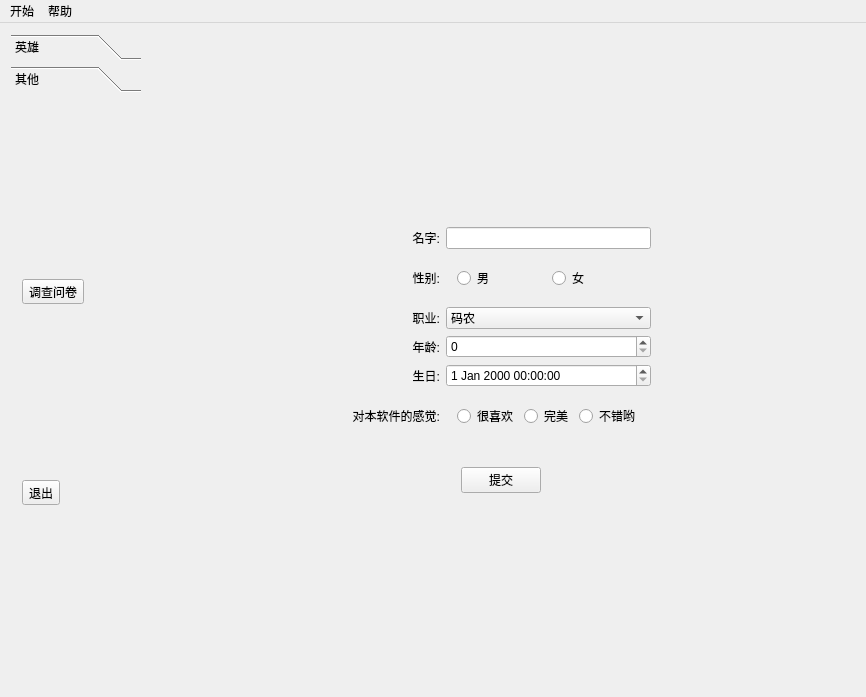
<?xml version="1.0" encoding="UTF-8"?>
<ui version="4.0">
 <class>MainWindow</class>
 <widget class="QMainWindow" name="MainWindow">
  <property name="geometry">
   <rect>
    <x>0</x>
    <y>0</y>
    <width>866</width>
    <height>697</height>
   </rect>
  </property>
  <property name="windowTitle">
   <string>MainWindow</string>
  </property>
  <widget class="QWidget" name="centralWidget">
   <layout class="QHBoxLayout" name="horizontalLayout">
    <item>
     <widget class="QToolBox" name="toolBox">
      <property name="sizePolicy">
       <sizepolicy hsizetype="Fixed" vsizetype="Preferred">
        <horstretch>0</horstretch>
        <verstretch>0</verstretch>
       </sizepolicy>
      </property>
      <property name="minimumSize">
       <size>
        <width>130</width>
        <height>0</height>
       </size>
      </property>
      <property name="currentIndex">
       <number>1</number>
      </property>
      <widget class="QWidget" name="page">
       <property name="geometry">
        <rect>
         <x>0</x>
         <y>0</y>
         <width>130</width>
         <height>577</height>
        </rect>
       </property>
       <attribute name="label">
        <string>英雄</string>
       </attribute>
       <layout class="QVBoxLayout" name="verticalLayout">
        <item>
         <widget class="QToolButton" name="toolButton">
          <property name="text">
           <string>欢迎</string>
          </property>
          <property name="icon">
           <iconset resource="res.qrc">
            <normaloff>:/Image/butterfly.png</normaloff>:/Image/butterfly.png</iconset>
          </property>
          <property name="iconSize">
           <size>
            <width>80</width>
            <height>80</height>
           </size>
          </property>
          <property name="toolButtonStyle">
           <enum>Qt::ToolButtonTextUnderIcon</enum>
          </property>
         </widget>
        </item>
        <item>
         <widget class="QToolButton" name="toolButton_2">
          <property name="text">
           <string>英雄列表</string>
          </property>
          <property name="icon">
           <iconset resource="res.qrc">
            <normaloff>:/Image/LuffyQ.png</normaloff>:/Image/LuffyQ.png</iconset>
          </property>
          <property name="iconSize">
           <size>
            <width>80</width>
            <height>80</height>
           </size>
          </property>
          <property name="toolButtonStyle">
           <enum>Qt::ToolButtonTextUnderIcon</enum>
          </property>
         </widget>
        </item>
        <item>
         <widget class="QToolButton" name="toolButton_3">
          <property name="text">
           <string>英雄简介</string>
          </property>
          <property name="icon">
           <iconset resource="res.qrc">
            <normaloff>:/Image/Luffy.png</normaloff>:/Image/Luffy.png</iconset>
          </property>
          <property name="iconSize">
           <size>
            <width>80</width>
            <height>80</height>
           </size>
          </property>
          <property name="toolButtonStyle">
           <enum>Qt::ToolButtonTextUnderIcon</enum>
          </property>
         </widget>
        </item>
        <item>
         <widget class="QToolButton" name="toolButton_4">
          <property name="text">
           <string>英雄数据</string>
          </property>
          <property name="icon">
           <iconset resource="res.qrc">
            <normaloff>:/Image/Sunny.jpg</normaloff>:/Image/Sunny.jpg</iconset>
          </property>
          <property name="iconSize">
           <size>
            <width>80</width>
            <height>80</height>
           </size>
          </property>
          <property name="toolButtonStyle">
           <enum>Qt::ToolButtonTextUnderIcon</enum>
          </property>
         </widget>
        </item>
       </layout>
      </widget>
      <widget class="QWidget" name="page_2">
       <property name="geometry">
        <rect>
         <x>0</x>
         <y>0</y>
         <width>130</width>
         <height>577</height>
        </rect>
       </property>
       <attribute name="label">
        <string>其他</string>
       </attribute>
       <layout class="QVBoxLayout" name="verticalLayout_2">
        <item>
         <widget class="QToolButton" name="toolButton_5">
          <property name="text">
           <string>调查问卷</string>
          </property>
          <property name="icon">
           <iconset resource="res.qrc">
            <normaloff>:/Image/sunny.png</normaloff>:/Image/sunny.png</iconset>
          </property>
          <property name="iconSize">
           <size>
            <width>80</width>
            <height>80</height>
           </size>
          </property>
          <property name="toolButtonStyle">
           <enum>Qt::ToolButtonTextUnderIcon</enum>
          </property>
         </widget>
        </item>
        <item>
         <widget class="QToolButton" name="toolButton_6">
          <property name="text">
           <string>退出</string>
          </property>
          <property name="icon">
           <iconset resource="res.qrc">
            <normaloff>:/Image/OnePiece.png</normaloff>:/Image/OnePiece.png</iconset>
          </property>
          <property name="iconSize">
           <size>
            <width>80</width>
            <height>80</height>
           </size>
          </property>
          <property name="toolButtonStyle">
           <enum>Qt::ToolButtonTextUnderIcon</enum>
          </property>
         </widget>
        </item>
       </layout>
      </widget>
     </widget>
    </item>
    <item>
     <widget class="QStackedWidget" name="stackedWidget">
      <property name="currentIndex">
       <number>4</number>
      </property>
      <widget class="QWidget" name="page_3">
       <layout class="QHBoxLayout" name="horizontalLayout_2">
        <item>
         <widget class="QLabel" name="label">
          <property name="text">
           <string/>
          </property>
          <property name="pixmap">
           <pixmap resource="res.qrc">:/Image/Frame.jpg</pixmap>
          </property>
         </widget>
        </item>
       </layout>
      </widget>
      <widget class="QWidget" name="page_4">
       <layout class="QHBoxLayout" name="horizontalLayout_3">
        <item>
         <widget class="QListWidget" name="listWidget"/>
        </item>
       </layout>
      </widget>
      <widget class="QWidget" name="page_5"/>
      <widget class="QWidget" name="page_6"/>
      <widget class="QWidget" name="page_7">
       <layout class="QVBoxLayout" name="verticalLayout_3">
        <item>
         <spacer name="verticalSpacer">
          <property name="orientation">
           <enum>Qt::Vertical</enum>
          </property>
          <property name="sizeHint" stdset="0">
           <size>
            <width>20</width>
            <height>40</height>
           </size>
          </property>
         </spacer>
        </item>
        <item>
         <widget class="QWidget" name="widget_3" native="true">
          <layout class="QGridLayout" name="gridLayout">
           <item row="5" column="2">
            <widget class="QWidget" name="widget_2" native="true">
             <layout class="QHBoxLayout" name="horizontalLayout_5">
              <item>
               <widget class="QRadioButton" name="radioButton_likeGood">
                <property name="text">
                 <string>很喜欢</string>
                </property>
               </widget>
              </item>
              <item>
               <widget class="QRadioButton" name="radioButton_perfect">
                <property name="text">
                 <string>完美</string>
                </property>
               </widget>
              </item>
              <item>
               <widget class="QRadioButton" name="radioButton_good">
                <property name="text">
                 <string>不错哟</string>
                </property>
               </widget>
              </item>
             </layout>
            </widget>
           </item>
           <item row="1" column="2">
            <widget class="QWidget" name="widget" native="true">
             <layout class="QHBoxLayout" name="horizontalLayout_4">
              <item>
               <widget class="QRadioButton" name="radioButton_male">
                <property name="text">
                 <string>男</string>
                </property>
               </widget>
              </item>
              <item>
               <widget class="QRadioButton" name="radioButton_female">
                <property name="text">
                 <string>女</string>
                </property>
               </widget>
              </item>
             </layout>
            </widget>
           </item>
           <item row="1" column="1">
            <widget class="QLabel" name="label_3">
             <property name="text">
              <string>性别:</string>
             </property>
             <property name="alignment">
              <set>Qt::AlignRight|Qt::AlignTrailing|Qt::AlignVCenter</set>
             </property>
            </widget>
           </item>
           <item row="0" column="1">
            <widget class="QLabel" name="label_2">
             <property name="text">
              <string>名字:</string>
             </property>
             <property name="alignment">
              <set>Qt::AlignRight|Qt::AlignTrailing|Qt::AlignVCenter</set>
             </property>
            </widget>
           </item>
           <item row="0" column="2">
            <widget class="QLineEdit" name="lineEdit_name"/>
           </item>
           <item row="2" column="1">
            <widget class="QLabel" name="label_4">
             <property name="text">
              <string>职业:</string>
             </property>
             <property name="alignment">
              <set>Qt::AlignRight|Qt::AlignTrailing|Qt::AlignVCenter</set>
             </property>
            </widget>
           </item>
           <item row="2" column="2">
            <widget class="QComboBox" name="comboBox_job">
             <item>
              <property name="text">
               <string>码农</string>
              </property>
             </item>
             <item>
              <property name="text">
               <string>程序员</string>
              </property>
             </item>
             <item>
              <property name="text">
               <string>iOS</string>
              </property>
             </item>
             <item>
              <property name="text">
               <string>java</string>
              </property>
             </item>
             <item>
              <property name="text">
               <string>php</string>
              </property>
             </item>
             <item>
              <property name="text">
               <string>前端</string>
              </property>
             </item>
             <item>
              <property name="text">
               <string>后台</string>
              </property>
             </item>
             <item>
              <property name="text">
               <string>web</string>
              </property>
             </item>
            </widget>
           </item>
           <item row="3" column="1">
            <widget class="QLabel" name="label_5">
             <property name="text">
              <string>年龄:</string>
             </property>
             <property name="alignment">
              <set>Qt::AlignRight|Qt::AlignTrailing|Qt::AlignVCenter</set>
             </property>
            </widget>
           </item>
           <item row="3" column="2">
            <widget class="QSpinBox" name="spinBox_age"/>
           </item>
           <item row="4" column="1">
            <widget class="QLabel" name="label_6">
             <property name="text">
              <string>生日:</string>
             </property>
             <property name="alignment">
              <set>Qt::AlignRight|Qt::AlignTrailing|Qt::AlignVCenter</set>
             </property>
            </widget>
           </item>
           <item row="4" column="2">
            <widget class="QDateTimeEdit" name="dateTimeEdit_birthday"/>
           </item>
           <item row="5" column="1">
            <widget class="QLabel" name="label_7">
             <property name="text">
              <string>对本软件的感觉:</string>
             </property>
             <property name="alignment">
              <set>Qt::AlignRight|Qt::AlignTrailing|Qt::AlignVCenter</set>
             </property>
            </widget>
           </item>
           <item row="1" column="0">
            <spacer name="horizontalSpacer">
             <property name="orientation">
              <enum>Qt::Horizontal</enum>
             </property>
             <property name="sizeHint" stdset="0">
              <size>
               <width>40</width>
               <height>20</height>
              </size>
             </property>
            </spacer>
           </item>
           <item row="1" column="3">
            <spacer name="horizontalSpacer_2">
             <property name="orientation">
              <enum>Qt::Horizontal</enum>
             </property>
             <property name="sizeHint" stdset="0">
              <size>
               <width>40</width>
               <height>20</height>
              </size>
             </property>
            </spacer>
           </item>
          </layout>
         </widget>
        </item>
        <item>
         <widget class="QWidget" name="widget_4" native="true">
          <layout class="QHBoxLayout" name="horizontalLayout_6">
           <item>
            <spacer name="horizontalSpacer_3">
             <property name="orientation">
              <enum>Qt::Horizontal</enum>
             </property>
             <property name="sizeHint" stdset="0">
              <size>
               <width>40</width>
               <height>20</height>
              </size>
             </property>
            </spacer>
           </item>
           <item>
            <widget class="QPushButton" name="pushButton_submit">
             <property name="text">
              <string>提交</string>
             </property>
            </widget>
           </item>
           <item>
            <spacer name="horizontalSpacer_4">
             <property name="orientation">
              <enum>Qt::Horizontal</enum>
             </property>
             <property name="sizeHint" stdset="0">
              <size>
               <width>40</width>
               <height>20</height>
              </size>
             </property>
            </spacer>
           </item>
          </layout>
         </widget>
        </item>
        <item>
         <spacer name="verticalSpacer_2">
          <property name="orientation">
           <enum>Qt::Vertical</enum>
          </property>
          <property name="sizeHint" stdset="0">
           <size>
            <width>20</width>
            <height>40</height>
           </size>
          </property>
         </spacer>
        </item>
       </layout>
      </widget>
      <widget class="QWidget" name="page_8"/>
     </widget>
    </item>
   </layout>
  </widget>
  <widget class="QMenuBar" name="menuBar">
   <property name="geometry">
    <rect>
     <x>0</x>
     <y>0</y>
     <width>866</width>
     <height>24</height>
    </rect>
   </property>
   <widget class="QMenu" name="menu">
    <property name="title">
     <string>开始</string>
    </property>
    <addaction name="actionQuit"/>
   </widget>
   <widget class="QMenu" name="menu_2">
    <property name="title">
     <string>帮助</string>
    </property>
    <addaction name="actionAbout"/>
   </widget>
   <addaction name="menu"/>
   <addaction name="menu_2"/>
  </widget>
  <action name="actionQuit">
   <property name="text">
    <string>退出</string>
   </property>
  </action>
  <action name="actionAbout">
   <property name="text">
    <string>关于</string>
   </property>
  </action>
 </widget>
 <layoutdefault spacing="6" margin="11"/>
 <resources>
  <include location="res.qrc"/>
 </resources>
 <connections>
  <connection>
   <sender>actionQuit</sender>
   <signal>triggered()</signal>
   <receiver>MainWindow</receiver>
   <slot>close()</slot>
   <hints>
    <hint type="sourcelabel">
     <x>-1</x>
     <y>-1</y>
    </hint>
    <hint type="destinationlabel">
     <x>350</x>
     <y>247</y>
    </hint>
   </hints>
  </connection>
 </connections>
</ui>
